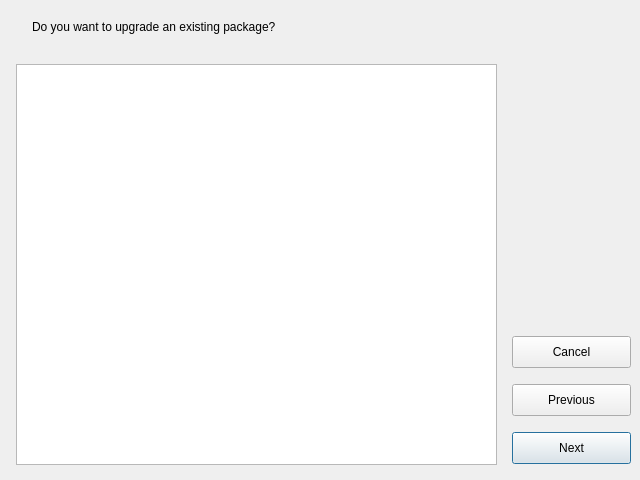
<?xml version="1.0" encoding="UTF-8"?>
<ui version="4.0">
 <class>Dialog</class>
 <widget class="QDialog" name="Dialog">
  <property name="geometry">
   <rect>
    <x>0</x>
    <y>0</y>
    <width>640</width>
    <height>480</height>
   </rect>
  </property>
  <property name="windowTitle">
   <string>Dialog</string>
  </property>
  <widget class="QPushButton" name="nextButton">
   <property name="geometry">
    <rect>
     <x>512</x>
     <y>432</y>
     <width>119</width>
     <height>32</height>
    </rect>
   </property>
   <property name="text">
    <string>Next</string>
   </property>
  </widget>
  <widget class="QPushButton" name="prevButton">
   <property name="geometry">
    <rect>
     <x>512</x>
     <y>384</y>
     <width>119</width>
     <height>32</height>
    </rect>
   </property>
   <property name="text">
    <string>Previous</string>
   </property>
   <property name="autoDefault">
    <bool>false</bool>
   </property>
  </widget>
  <widget class="QPushButton" name="cancelButton">
   <property name="geometry">
    <rect>
     <x>512</x>
     <y>336</y>
     <width>119</width>
     <height>32</height>
    </rect>
   </property>
   <property name="text">
    <string>Cancel</string>
   </property>
   <property name="autoDefault">
    <bool>false</bool>
   </property>
  </widget>
  <widget class="QListWidget" name="packageList">
   <property name="geometry">
    <rect>
     <x>16</x>
     <y>64</y>
     <width>481</width>
     <height>401</height>
    </rect>
   </property>
  </widget>
  <widget class="QLabel" name="label">
   <property name="geometry">
    <rect>
     <x>32</x>
     <y>16</y>
     <width>577</width>
     <height>22</height>
    </rect>
   </property>
   <property name="text">
    <string>Do you want to upgrade an existing package?</string>
   </property>
  </widget>
 </widget>
 <resources/>
 <connections/>
</ui>
